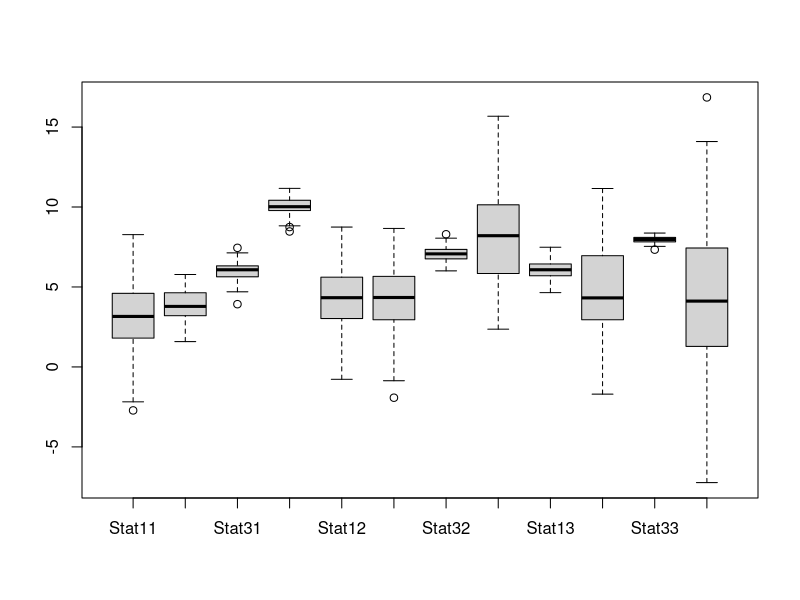
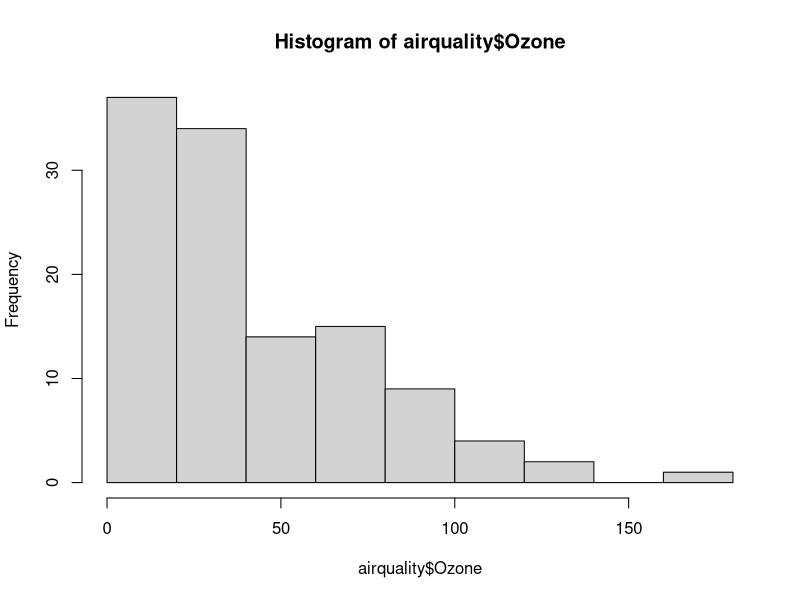
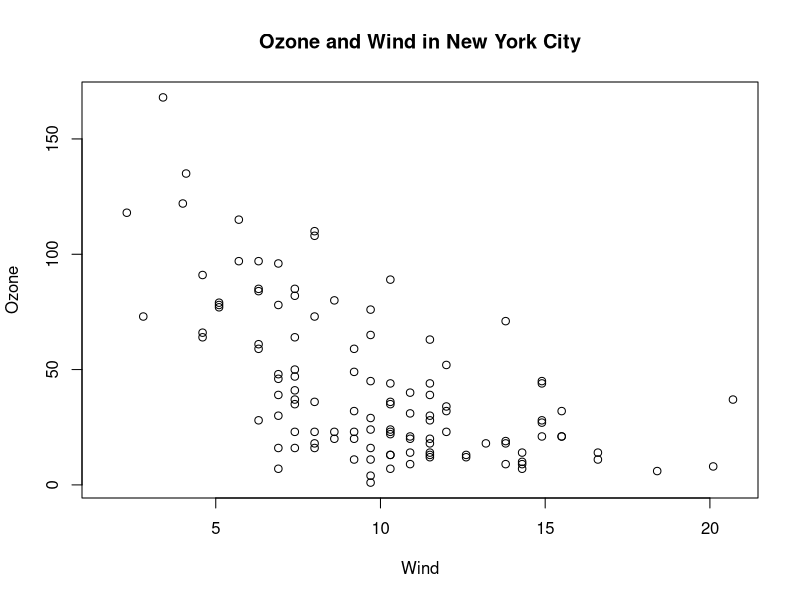
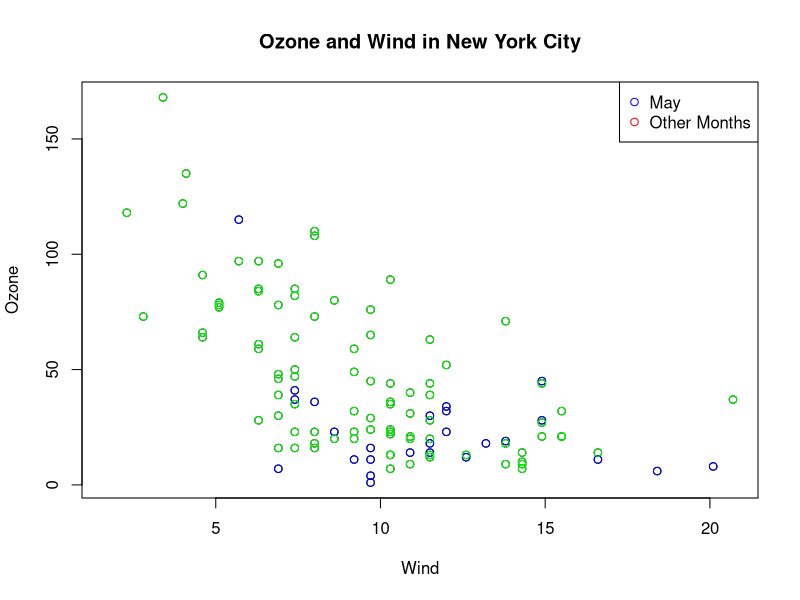
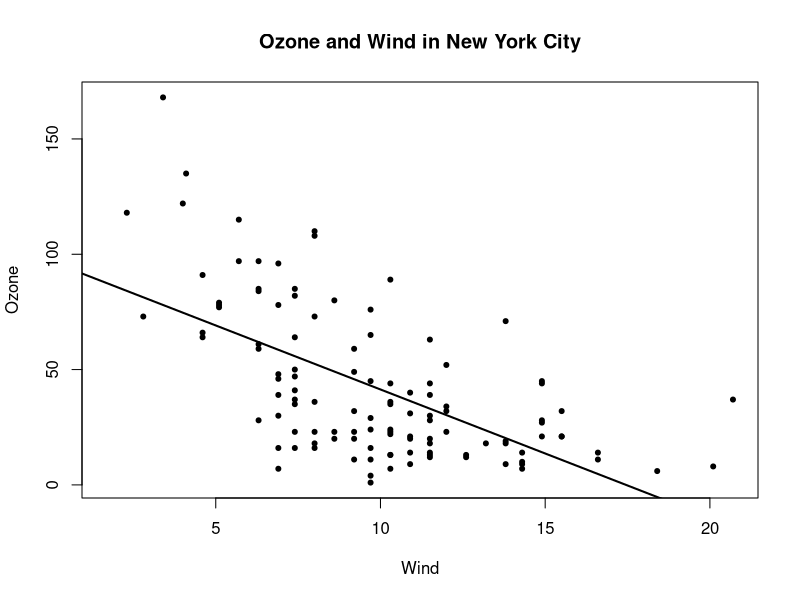
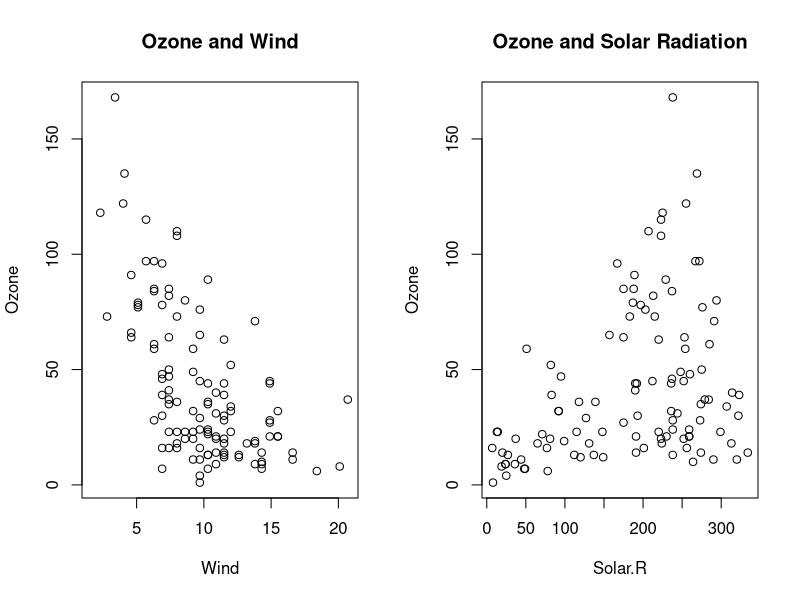
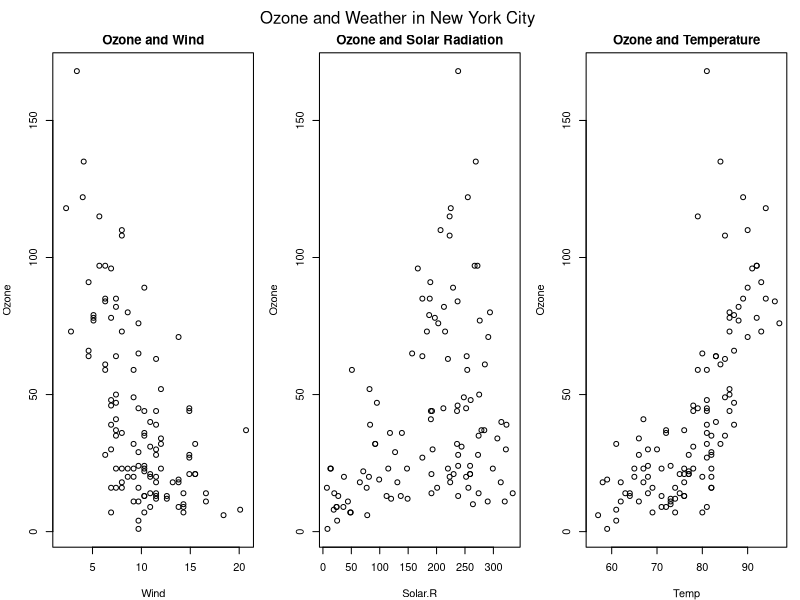
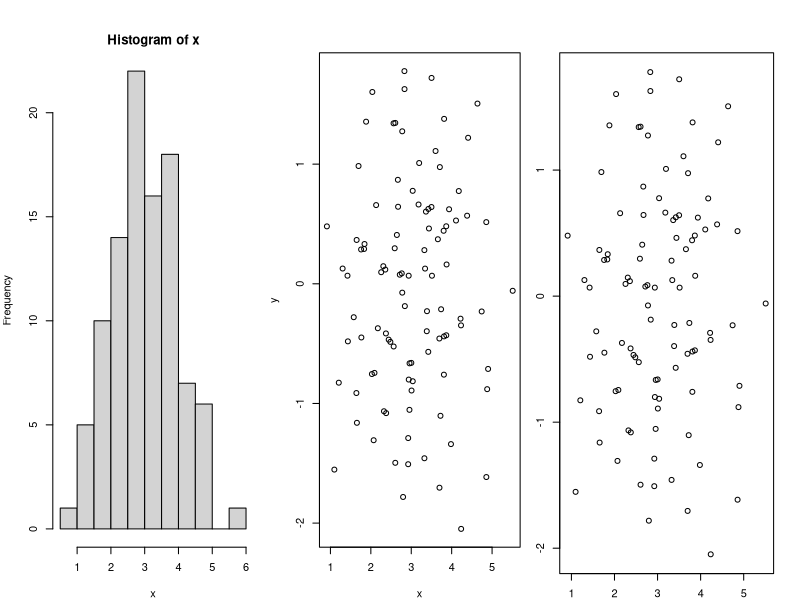

The R source for these figures, in order:
data<-data.frame(Stat11=rnorm(100,mean=3,sd=2),
                 Stat21=rnorm(100,mean=4,sd=1),
                 Stat31=rnorm(100,mean=6,sd=0.5),
                 Stat41=rnorm(100,mean=10,sd=0.5),
                 Stat12=rnorm(100,mean=4,sd=2),
                 Stat22=rnorm(100,mean=4.5,sd=2),
                 Stat32=rnorm(100,mean=7,sd=0.5),
                 Stat42=rnorm(100,mean=8,sd=3),
                 Stat13=rnorm(100,mean=6,sd=0.5),
                 Stat23=rnorm(100,mean=5,sd=3),
                 Stat33=rnorm(100,mean=8,sd=0.2),
                 Stat43=rnorm(100,mean=4,sd=4))

boxplot(data)

library(datasets)
  
hist(airquality$Ozone)
  
# Afficher un parametre
par("bg")

#exemple base plott
with(airquality,plot(Wind,Ozone))
title(main="Ozone and Wind in New York City")

#another way + subessting observation of month of May

with(airquality,plot(Wind,Ozone,main="Ozone and Wind in New York City"))
with(subset(airquality,Month==5),points(Wind,Ozone,col="blue"))
with(subset(airquality,Month!=5),points(Wind,Ozone,col="green"))
legend("topright",pch=1,col=c("blue","red"),legend=c("May","Other Months"))


#plotting linear regression line
#pch determine le symbole d'un point affiche
with(airquality,plot(Wind,Ozone,main="Ozone and Wind in New York City",pch=20))
model<-lm(Ozone~Wind,airquality)
abline(model,lwd=2)


# exemple of showing multiple plots in the same System
# Remember : airquality is the data frame
#on decoupe la fenetre en 1 ligne 2 colonnes
par(mfrow=c(1,2))

with(airquality,{ 
      plot(Wind,Ozone,main="Ozone and Wind")
      plot(Solar.R,Ozone, main="Ozone and Solar Radiation")})

#another of example of multiple plotting
# ajout titre
par(mfrow=c(1,3),mar=c(4,4,2,1),oma=c(0,0,2,0))

with(airquality,{
  plot(Wind,Ozone,main="Ozone and Wind")
  plot(Solar.R,Ozone,main="Ozone and Solar Radiation")
  plot(Temp,Ozone,main="Ozone and Temperature")
  mtext("Ozone and Weather in New York City " ,outer=TRUE)
})

# En resume on peut parametrer afficher enfin ajouter des details ^^

library(datasets)
#exemple 

x<-rnorm(100,mean=3)
hist(x)
y<-rnorm(100,mean=0)
plot(x,y)

#modifying the margins
par(mar=c(2,2,2,2))
plot(x,y)

#back the margins
par(mar=c(4,4,2,2))
plot(x,y)
  
#for a demo  : example(points)
example(points)


#writing text
plot(x,y)
title("Scatter plot")

legend("topleft",legend = "Data")

#example of plotting on the same plot two levels
length(x)
g<-gl(2,50,labels=c("Male","Female"))
length(y)
plot(x,y,type="n")
points(x[g=="Male"],y[g=="Male"],col="green")
points(x[g=="Female"],y[g=="Female"],col="blue")
points(x[g=="Female"],y[g=="Female"],col="blue",pch=19)




